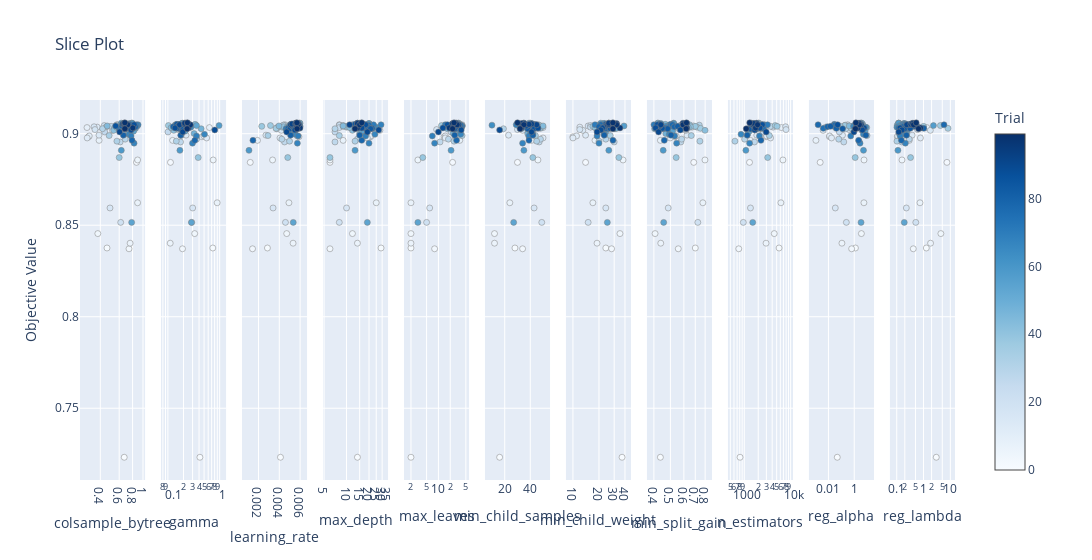

The code cell stored with this chart in its notebook:
### Code cell
fig = optuna.visualization.plot_slice(study, params= trial.params.keys())
fig.show()
